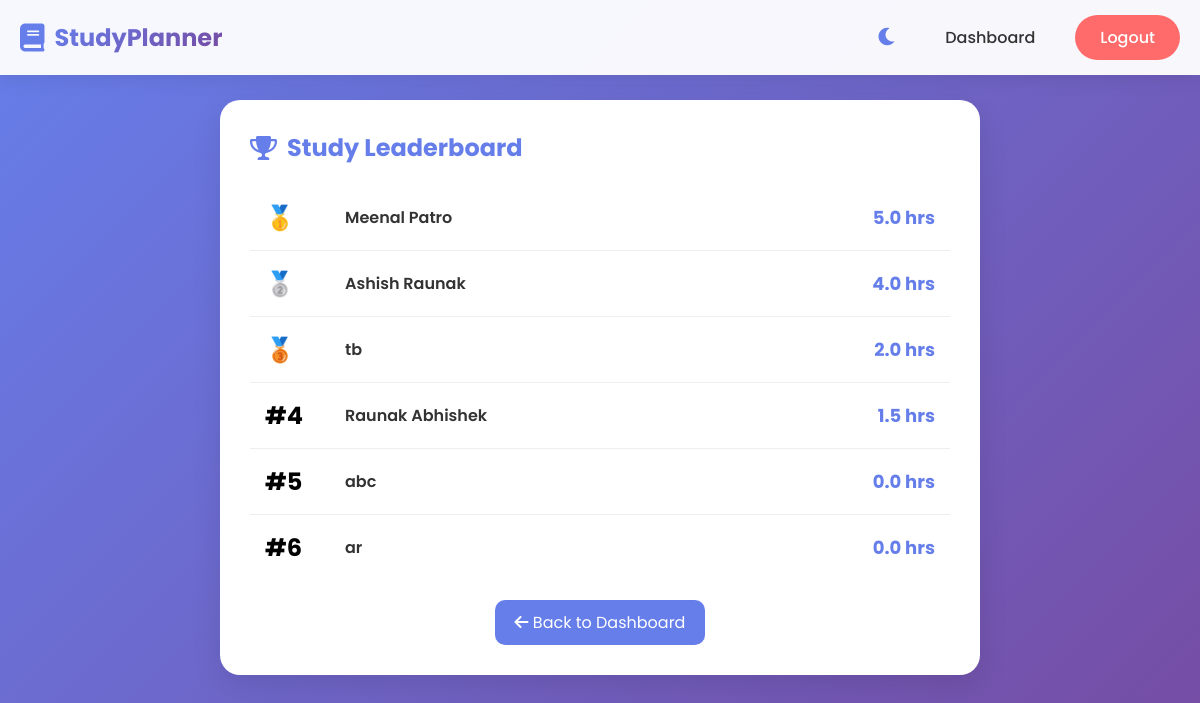
/leaderboard (signed in), run on the app's committed database.
### tables this page shows
CREATE TABLE users (
            id INTEGER PRIMARY KEY AUTOINCREMENT,
            username TEXT UNIQUE NOT NULL,
            password TEXT NOT NULL,
            email TEXT UNIQUE NOT NULL,
            role TEXT DEFAULT 'user',
            created_at TEXT,
            total_study_time REAL DEFAULT 0,
            full_name TEXT DEFAULT '',
            university TEXT DEFAULT '',
            current_semester INTEGER DEFAULT 1,
            profile_updated INTEGER DEFAULT 0
        , verified INTEGER DEFAULT 0);

### app.py (the view)
@app.route('/leaderboard')
def leaderboard():
    if 'user_id' not in session:
        return redirect(url_for('login'))
    users = get_leaderboard()
    return render_template('leaderboard.html', users=users)

### app.py (called while the page is built)
@contextmanager
def get_db():
    conn = sqlite3.connect('study_planner.db', timeout=10)
    conn.row_factory = sqlite3.Row
    try:
        yield conn
        conn.commit()
    except Exception as e:
        conn.rollback()
        raise e
    finally:
        conn.close()

def get_leaderboard():
    with get_db() as conn:
        c = conn.cursor()
        c.execute("""SELECT id, username, total_study_time
                     FROM users
                     WHERE role != 'admin'
                     ORDER BY total_study_time DESC
                     LIMIT 20""")
        users = c.fetchall()
        return [dict(u) for u in users]

### templates/leaderboard.html (shortened to what this page needs)
<!DOCTYPE html>
<html lang="en">
<head>
    <link rel="stylesheet" href="https://cdnjs.cloudflare.com/ajax/libs/font-awesome/6.0.0/css/all.min.css">
</head>
<body>
    <nav class="navbar">
        <div class="nav-container">
            <a href="/" class="logo"><i class="fas fa-book"></i><span>StudyPlanner</span></a>
            <div class="nav-links">
                <button id="themeToggle" class="theme-btn"><i class="fas fa-moon"></i></button>
                <a href="/dashboard">Dashboard</a>
                <a href="/logout" class="login-btn" style="background: #ff6b6b; color: white;">Logout</a>
            </div>
        </div>
    </nav>
    <div class="container">
        <div class="card">
            <h2><i class="fas fa-trophy"></i> Study Leaderboard</h2>
            <div class="leaderboard-list">
                {% for user in users %}
                <div class="leaderboard-item">
                    <div class="rank rank-{{ loop.index }}">
                        {% if loop.index == 1 %}🥇
                        {% elif loop.index == 2 %}🥈
                        {% elif loop.index == 3 %}🥉
                        {% else %}#{{ loop.index }}{% endif %}
                    </div>
                    <div class="user-info">
                        <div class="user-name">{{ user.username }}</div>
                    </div>
                    <div class="hours">{{ user.total_study_time }} hrs</div>
                </div>
                {% endfor %}
            </div>
            <div style="text-align: center;">
                <a href="/dashboard" class="btn-back"><i class="fas fa-arrow-left"></i> Back to Dashboard</a>
            </div>
        </div>
    </div>
</body>
</html>

### templates/leaderboard.html (style rules this page uses)
* { margin: 0; padding: 0; box-sizing: border-box; }
body { font-family: 'Poppins', sans-serif; background: linear-gradient(135deg, #667eea 0%, #764ba2 100%); min-height: 100vh; padding-top: 80px; transition: background 0.3s ease; }
.theme-btn { background: none; border: none; font-size: 20px; cursor: pointer; padding: 8px; border-radius: 50%; transition: 0.3s; color: #667eea; }
.navbar { background: rgba(255,255,255,0.95); padding: 15px 0; position: fixed; width: 100%; top: 0; z-index: 1000; box-shadow: 0 2px 20px rgba(0,0,0,0.1); }
.nav-container { max-width: 1200px; margin: 0 auto; padding: 0 20px; display: flex; justify-content: space-between; align-items: center; }
.logo { display: flex; align-items: center; gap: 10px; text-decoration: none; }
.logo i { font-size: 28px; color: #667eea; }
.logo span { font-size: 24px; font-weight: 700; background: linear-gradient(135deg, #667eea, #764ba2); -webkit-background-clip: text; -webkit-text-fill-color: transparent; }
.nav-links { display: flex; gap: 20px; align-items: center; }
.nav-links a { text-decoration: none; color: #333; margin-left: 20px; font-weight: 500; transition: 0.3s; }
.container { max-width: 800px; margin: 0 auto; padding: 20px; }
.card { background: white; border-radius: 20px; padding: 30px; margin-bottom: 20px; box-shadow: 0 10px 30px rgba(0,0,0,0.1); transition: background 0.3s ease; }
.card h2 { margin-bottom: 20px; color: #667eea; display: flex; align-items: center; gap: 10px; }
.leaderboard-item { display: flex; align-items: center; gap: 20px; padding: 15px; border-bottom: 1px solid #eee; }
.leaderboard-item:last-child { border-bottom: none; }
.rank { font-size: 24px; font-weight: bold; width: 60px; }
.rank-1 { color: #FFD700; }
.rank-2 { color: #C0C0C0; }
.rank-3 { color: #CD7F32; }
.user-info { flex: 1; }
.user-name { font-weight: 600; font-size: 16px; color: #333; }
.hours { color: #667eea; font-weight: bold; font-size: 18px; }
.btn-back { background: #667eea; color: white; padding: 10px 20px; border-radius: 10px; text-decoration: none; display: inline-block; margin-top: 20px; transition: 0.3s; }
.login-btn { padding: 10px 25px; border-radius: 50px; transition: 0.3s; }

### data on the page
users: username "Meenal Patro", total_study_time "5.0"
users: username "Ashish Raunak", total_study_time "4.0"
users: username "tb", total_study_time "2.0"
users: username "Raunak Abhishek", total_study_time "1.5"
users: username "abc", total_study_time "0.0"
users: username "ar", total_study_time "0.0"
